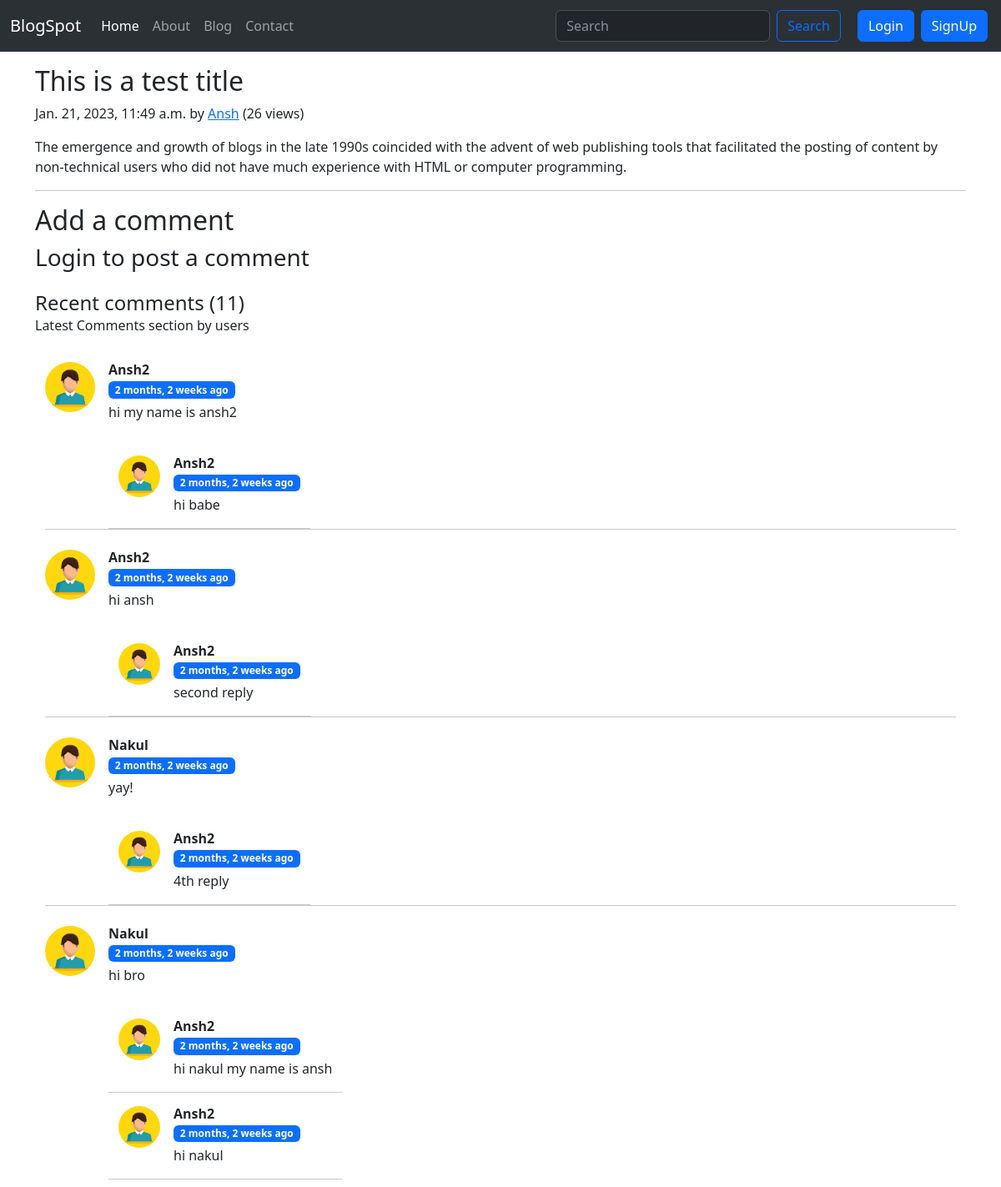
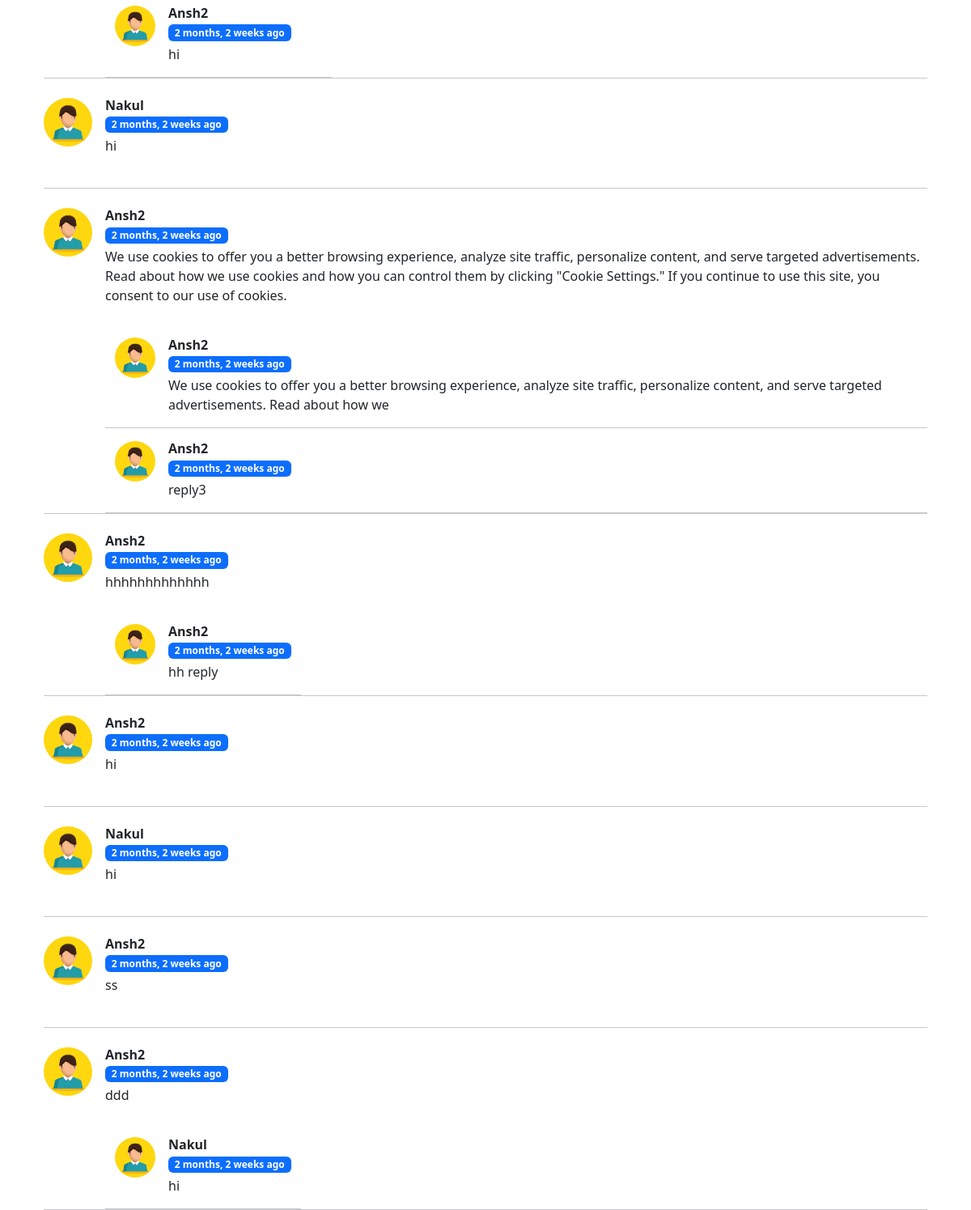
/blog/first-post, run on the app's committed database (2 pictures, top to bottom).
### blog/models.py (models this page shows, shortened)
class Post(models.Model):
    sno=models.AutoField(primary_key=True)
    title=models.CharField(max_length=100)
    content=models.TextField()
    author=models.CharField(max_length=50)
    slug=models.CharField(max_length=100)
    views=models.IntegerField(default=0)
    timeStamp=models.DateTimeField(blank=True)

class BlogComment(models.Model):
    sno=models.AutoField(primary_key=True)
    comment=models.TextField()
    user=models.ForeignKey(User,on_delete=models.CASCADE)
    post=models.ForeignKey(Post,on_delete=models.CASCADE)
    parent=models.ForeignKey('self',on_delete=models.CASCADE,null=True)
    timestamp=models.DateTimeField(default=now)

### blog/views.py (the view)
# urls.py: path('<str:slug>', views.blogPost, name='blogPost'),
def blogPost(request,slug):
        post=Post.objects.filter(slug=slug).first()
        post.views=post.views+1
        post.save()
        comments=BlogComment.objects.filter(post=post,parent=None).order_by('-timestamp')
        replies=BlogComment.objects.filter(post=post).exclude(parent=None).order_by('-timestamp')
        repDict={}
        for reply in replies:
                if reply.parent.sno not in repDict.keys():
                        repDict[reply.parent.sno]=[reply]
                else:
                        repDict[reply.parent.sno].append(reply)
        context={'post':post,'comments':comments,'user':request.user,'replyDict':repDict}
        return render(request,'blog/blogPost.html',context)

### blog/templatetags/extras.py (called while the page is built)
@register.filter(name='get_val')
def get_val(dict,key):
    return dict.get(key)

### templates/blog/blogPost.html (shortened to what this page needs)
{% extends 'base.html' %}
{% block body %}
{% load humanize %}
{% load extras %}
<div class="container my-3">
    <h2 class="blog-post-title">{{post.title}}</h2>
    <p class="blog-post-meta">{{post.timeStamp}} by <a href="/about">{{post.author}}</a> (<span>{{post.views}} views</span>)</p>
    <p>{{post.content|safe}}</p>
    <hr>
</div>
<div class="container">
    <h2>Add a comment</h2>
    {% if not user.is_anonymous %}
    <div class="my-2">
        <form action="postComment/" method="post">{% csrf_token %}
            <div class="form-outline w-100">
                <textarea class="form-control" id="comment" rows="4" name="comment"
                    placeholder="Enter your comment here" style="background: #fff;" required></textarea>
                <input type="hidden" name='postSno' value="{{post.sno}}">
                <input type="hidden" name='parentSno' value="">
            </div>
            <div class="float-end mt-2 pt-1">
                <button type="submit" class="btn btn-primary btn-sm">Post comment</button>
            </div>
        </form>
    </div>
    {% else %}
    <h3>Login to post a comment</h3>
    {% endif %}
    <h4 class="mb-0 mt-4">Recent comments ({{comments.count}}) </h4>
    <p class="fw-light mb-4 pb-2">Latest Comments section by users </p>
    {% for comment in comments %}
    <div class='container mt-4'>
        <div class="d-flex flex-start mt-2 ">
            <img class="rounded-circle shadow-1-strong me-3" src="/static/img/60111.jpg" alt="avatar" width="60"
                height="60" />
            <div>
                <h6 class="fw-bold mb-1">{{comment.user.username}}</h6>
                <div class="d-flex align-items-center mb-1">
                    <p class="mb-0 badge bg-primary">
                        {{comment.timestamp| naturaltime}}
                    </p>
                </div>
                <p class="mb-0">
                    {{comment.comment}}
                </p>
                <div class="reply mx-0">
                    <div class="replies" style="margin-top: 40px;">
                        {% for reply in replyDict|get_val:comment.sno %}
                        <div class="container" >
                            <div class="d-flex flex-start my-3">
                                <img class="rounded-circle shadow-1-strong me-3" src="/static/img/60111.jpg"
                                    alt="avatar" width="50" height="50" />
                                <div>
                                    <h6 class="fw-bold mb-1">{{reply.user.username}}</h6>
                                    <div class="d-flex align-items-center mb-1">
                                        <p class="mb-0 badge bg-primary">
                                            {{reply.timestamp| naturaltime}}
                                        </p>
                                    </div>
                                    <p class="mb-0">
                                        {{reply.comment}}
                                    </p>
                                </div>
                            </div>
                        </div>
                        <hr class="my-0" />
                        {% endfor %}
                    </div>
                </div>
            </div>
        </div>
        <hr class="my-0" />
    </div>
    {% endfor %}
</div>
{% endblock body %}

### templates/base.html (shortened to what this page needs)
<!DOCTYPE html>
<html lang="en">
<head>
  <link href="https://cdn.jsdelivr.net/npm/bootstrap@5.3.0-alpha1/dist/css/bootstrap.min.css" rel="stylesheet"
 />
</head>
<nav class="navbar navbar-expand-lg bg-body-tertiary" data-bs-theme="dark">
  <div class="container-fluid">
    <a class="navbar-brand" href="/">BlogSpot</a>
    <div class="collapse navbar-collapse" id="navbarSupportedContent">
      <ul class="navbar-nav me-auto mb-2 mb-lg-0">
        <li class="nav-item">
          <a class="nav-link active" aria-current="page" href="/">Home</a>
        </li>
        <li class="nav-item">
          <a class="nav-link" href="/about">About</a>
        </li>
        <li class="nav-item">
          <a class="nav-link" href="/blog">Blog</a>
        </li>
        <li class="nav-item">
          <a class="nav-link" href="/contact">Contact</a>
        </li>
      </ul>
      <form class="d-flex mx-3" role="search" method="get" action="/search">
        <input class="form-control mx-2" type="search" placeholder="Search" aria-label="Search" name="quary" required />
        <button class="btn btn-outline-primary" type="submit">
          Search
        </button>
      </form>
      {% if not user.is_authenticated %}
      <button type="button" class="btn btn-primary mx-1 my-1" data-bs-toggle="modal" data-bs-target="#login">
        Login
      </button>
      <button type="button" class="btn btn-primary mx-1 my-1" data-bs-toggle="modal" data-bs-target="#signup">
        SignUp
      </button>
      {% endif %}
    </div>
  </div>
</nav>
{% block body %}{% endblock body %}
</body>
</html>

### data on the page
Post: title "This is a test title", timeStamp "Jan. 21, 2023, 11:49 a.m.", author "Ansh", views "26", content "The emergence and growth of blogs in the late 1990s coincided with the advent of web publishing tools that facilitated the posting of content by non-technical users who did not have much experience with HTML or computer programming."
BlogComment: user.username "Ansh2", timestamp "2 months, 2 weeks ago", comment "hi my name is ansh2"
BlogComment: user.username "Ansh2", timestamp "2 months, 2 weeks ago", comment "hi babe"
BlogComment: user.username "Ansh2", timestamp "2 months, 2 weeks ago", comment "hi ansh"
BlogComment: user.username "Ansh2", timestamp "2 months, 2 weeks ago", comment "second reply"
BlogComment: user.username "Nakul", timestamp "2 months, 2 weeks ago", comment "yay!"
BlogComment: user.username "Ansh2", timestamp "2 months, 2 weeks ago", comment "4th reply"
BlogComment: user.username "Nakul", timestamp "2 months, 2 weeks ago", comment "hi bro"
BlogComment: user.username "Ansh2", timestamp "2 months, 2 weeks ago", comment "hi nakul my name is ansh"
BlogComment: user.username "Ansh2", timestamp "2 months, 2 weeks ago", comment "hi nakul"
BlogComment: user.username "Ansh2", timestamp "2 months, 2 weeks ago", comment "hi"
BlogComment: user.username "Nakul", timestamp "2 months, 2 weeks ago", comment "hi"
BlogComment: user.username "Ansh2", timestamp "2 months, 2 weeks ago", comment "We use cookies to offer you a better browsing experience, analyze site traffic, personalize content, and serve targeted advertisements. Read about how we use cookies and how you can control them by clicking \"Cookie Settings.\" If you continue to use this site, you consent to our use of cookies."
BlogComment: user.username "Ansh2", timestamp "2 months, 2 weeks ago", comment "We use cookies to offer you a better browsing experience, analyze site traffic, personalize content, and serve targeted advertisements. Read about how we"
BlogComment: user.username "Ansh2", timestamp "2 months, 2 weeks ago", comment "reply3"
BlogComment: user.username "Ansh2", timestamp "2 months, 2 weeks ago", comment "hhhhhhhhhhhhh"
BlogComment: user.username "Ansh2", timestamp "2 months, 2 weeks ago", comment "hh reply"
BlogComment: user.username "Ansh2", timestamp "2 months, 2 weeks ago", comment "hi"
BlogComment: user.username "Nakul", timestamp "2 months, 2 weeks ago", comment "hi"
BlogComment: user.username "Ansh2", timestamp "2 months, 2 weeks ago", comment "ss"
BlogComment: user.username "Ansh2", timestamp "2 months, 2 weeks ago", comment "ddd"
BlogComment: user.username "Nakul", timestamp "2 months, 2 weeks ago", comment "hi"

### other printed values
{{ comments.count }} "11"
